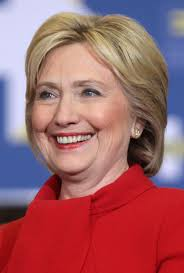
#> input picture Hillary.jpg, 184 x 273 px, found by its file name
$ jupyter execute opencv_NB1.ipynb
#> lines starting #> are read from the running program, lines starting #| are printed output that depends on the picture; after the words box and inside, x2 and y2 are one past the last pixel; in counts of white or black regions, pixels touching at a corner belong together
[cell 1]
## Import opencv library
## cv stands for computer vision
import cv2

[cell 2]
import os
print(os.getcwd())

[cell 3]
## Read the image

img = cv2.imread("C:\machine learning\opencv\Hillary.jpg")
#> img is the input picture: shape (273, 184, 3); mean B, G, R 104.2, 98.1, 159.7
cv2.imshow("HilliaryImage", img)
cv2.waitKey(0)

#### If print(img) gives None . It means either image name is wrong or path is wrong

####  Basic Functions

[cell 4]
## DIFFERENT COLORSPACE

## Converting the image to different COLORSPACE
## Important point to remember while working with opencv that it has channels ranging as BGR(not normal as RGB).
image_to_gray = cv2.cvtColor(img, cv2.COLOR_BGR2GRAY)
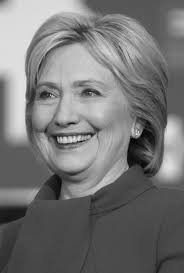
#> image_to_gray: shape (273, 184); min 3, max 237, mean 117.2
cv2.imshow("GRAY IMAGE",image_to_gray)
cv2.waitKey(0)

[cell 5]
## BLUR IMAGE

## important : bigger the kernel mor blur will be the image
blur_image = cv2.GaussianBlur(img, (17,17), 0)
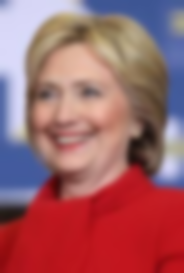
#> blur_image: shape (273, 184, 3); mean B, G, R 104.2, 98.1, 159.7
cv2.imshow("BLUR Image", blur_image)
cv2.waitKey(0)

[cell 6]
## CANNY IMAGE(edges display)

## Increase the threshold to make it less canny
canny_image = cv2.Canny(img, 100, 150)
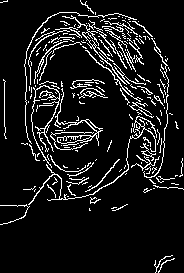
#> canny_image: shape (273, 184); 9.6% white in thin lines or dots
cv2.imshow("Canny Image", canny_image)
cv2.waitKey(0)

$ run again, with gr_dog.jpg copied over Hillary.jpg
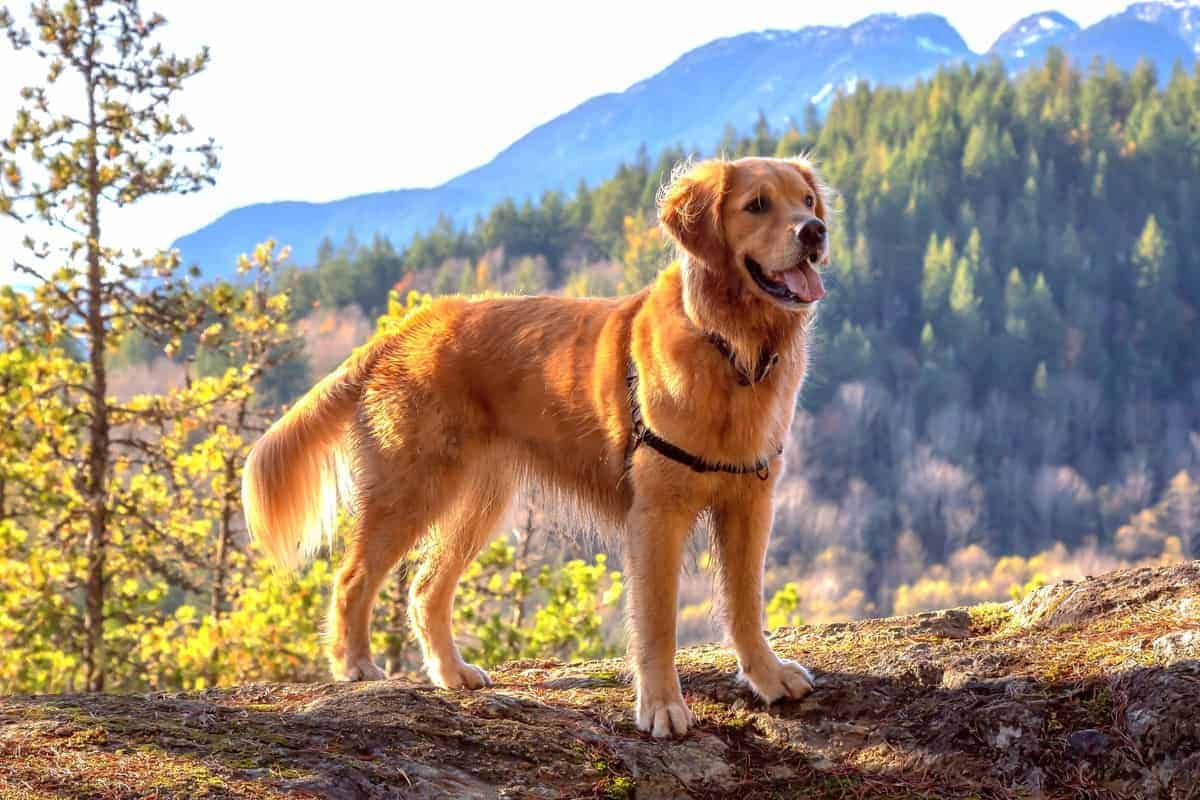
#> input picture gr_dog.jpg, 1200 x 800 px, found by its file name
#> img is the input picture: shape (800, 1200, 3); mean B, G, R 127.5, 142.4, 157
#> `image_to_gray = cv2.cvtColor(img, cv2.COLOR_BGR2GRAY)`:
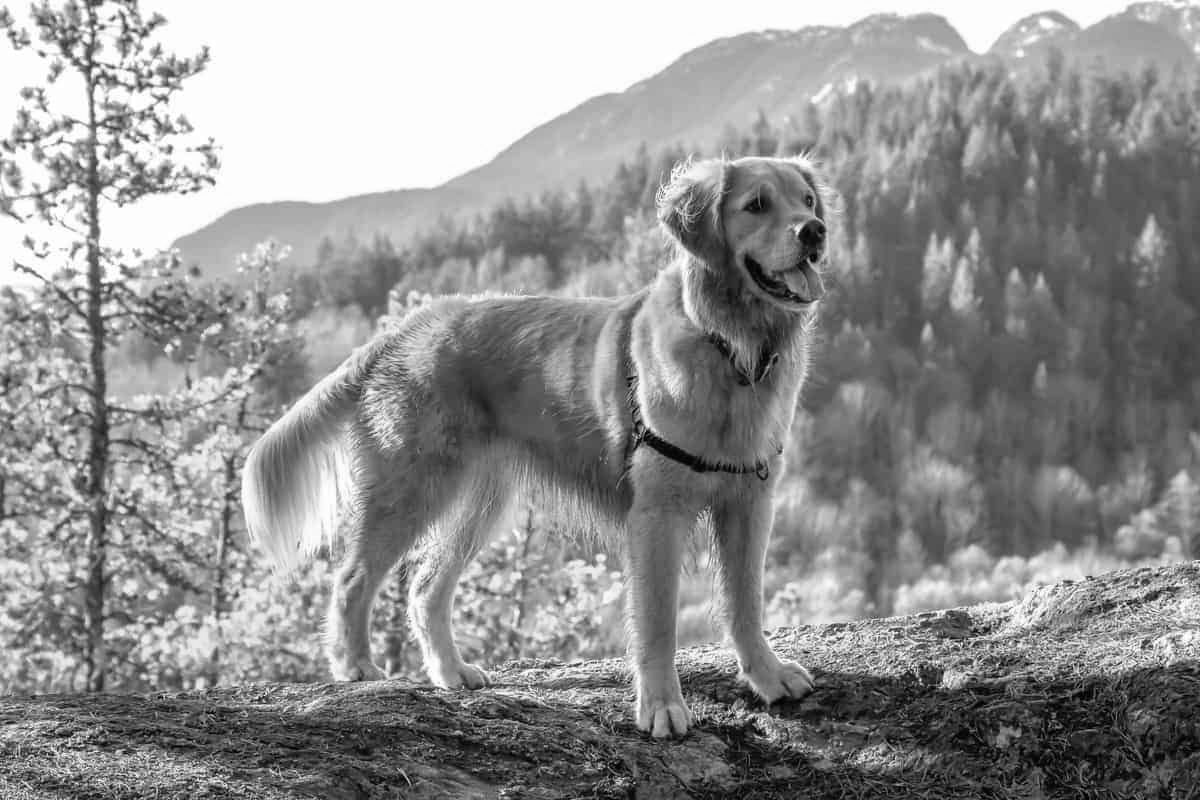
#> image_to_gray: shape (800, 1200); min 1, max 255, mean 145.1
#> `canny_image = cv2.Canny(img, 100, 150)`:
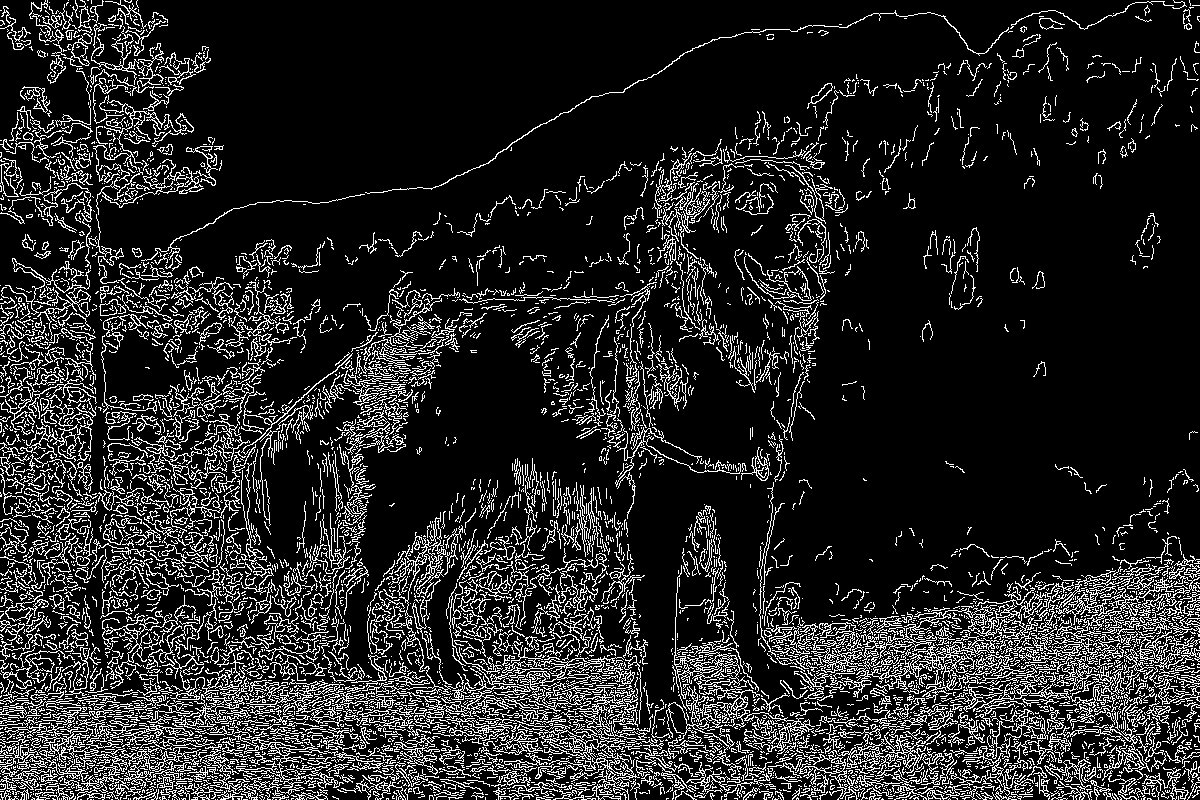
#> canny_image: shape (800, 1200); 14.6% white in thin lines or dots

$ run again, with opencv_cordinate_system.jpg copied over Hillary.jpg
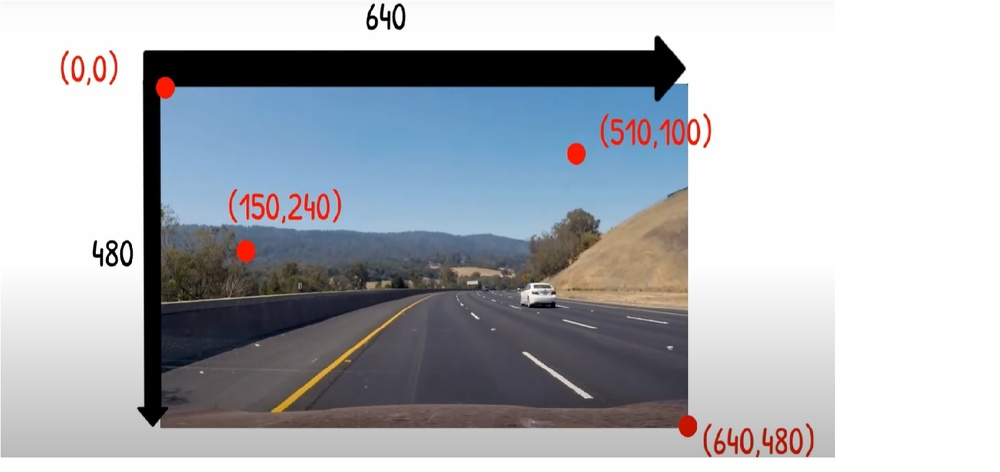
#> input picture opencv_cordinate_system.jpg, 1000 x 472 px, shrunk from 1515 x 715 before the run, found by its file name
#> img is the input picture: shape (472, 1000, 3); mean B, G, R 186, 180.5, 177.4
#> `image_to_gray = cv2.cvtColor(img, cv2.COLOR_BGR2GRAY)`:
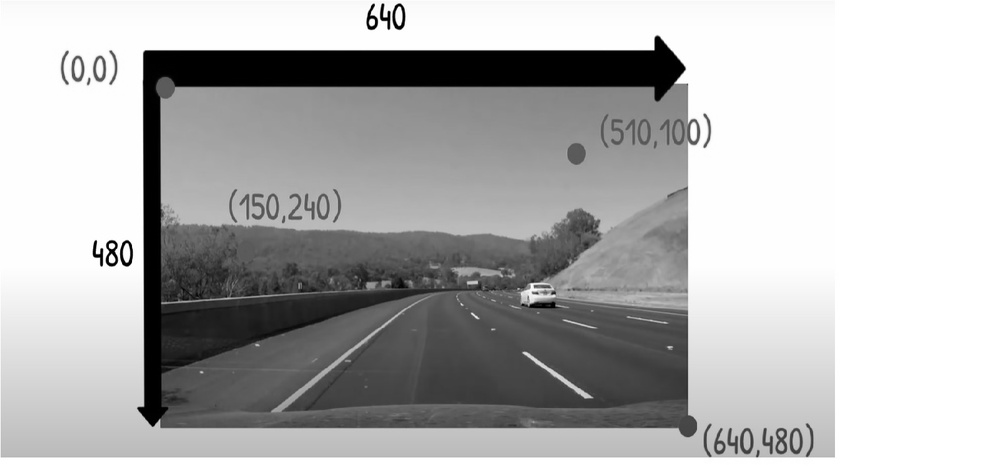
#> image_to_gray: shape (472, 1000); min 0, max 255, mean 180.2
#> `canny_image = cv2.Canny(img, 100, 150)`:
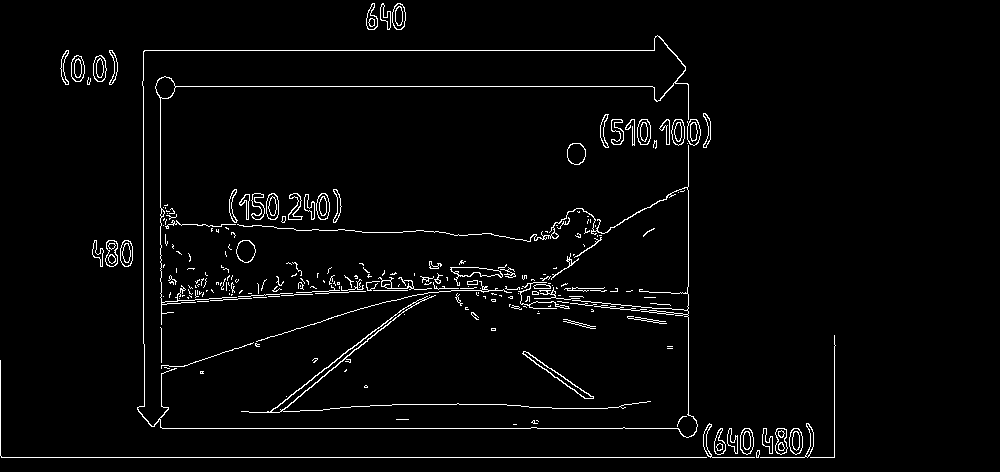
#> canny_image: shape (472, 1000); 2.8% white in thin lines or dots, all inside (x1, y1, x2, y2) = (0, 3, 836, 458)
